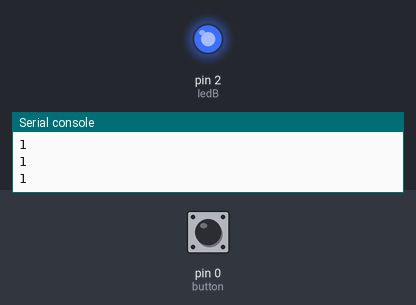
The program below on a simulated MicroPython board. Parts: output pins drawn as LEDs (lit = HIGH), the last lines printed to the serial console. The inputs (shaded band) are chosen by the test bench; at power-on: pin 0 (button) HIGH.

Above: at 1.2 s.
1.3 s: pin 0 (button) pulled LOW for 0.15 s
At 1.4 s:
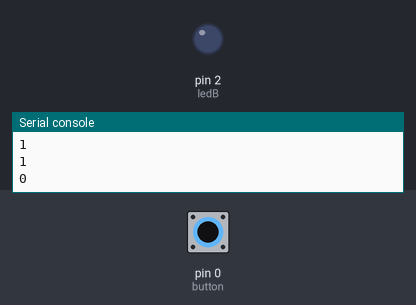
3.0 s: pin 0 (button) pulled LOW for 3.2 s
At 7.6 s:
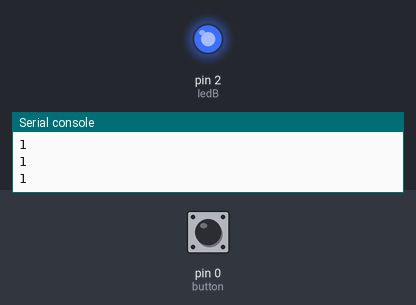
Timing chart, 0 to 9.1 s (numbered marks = the images above; inputs shaded):
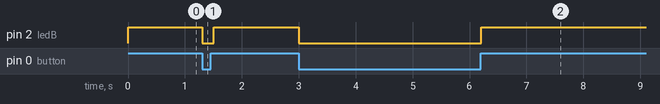

Measured:
- after the input at 1.3 s, pin 2 (ledB): HIGH → LOW at once, → HIGH 0.20 s later
- after the input at 3.0 s, pin 2 (ledB): HIGH → LOW at once, → HIGH 3.2 s later

The program:

button.py
```python
from machine import Pin
from time import sleep

# DPIO2對應到D4
ledB = Pin(2, Pin.OUT)  #D4 內建 Led
button = Pin(0, Pin.IN) #GPIO0--D3

while True:
    if button.value()==0: #按下按鈕，燈亮
        ledB.value(0)
    else:  #放開按鈕，燈熄
        ledB.value(1)
    print(button.value())
    sleep(.1)    
```
